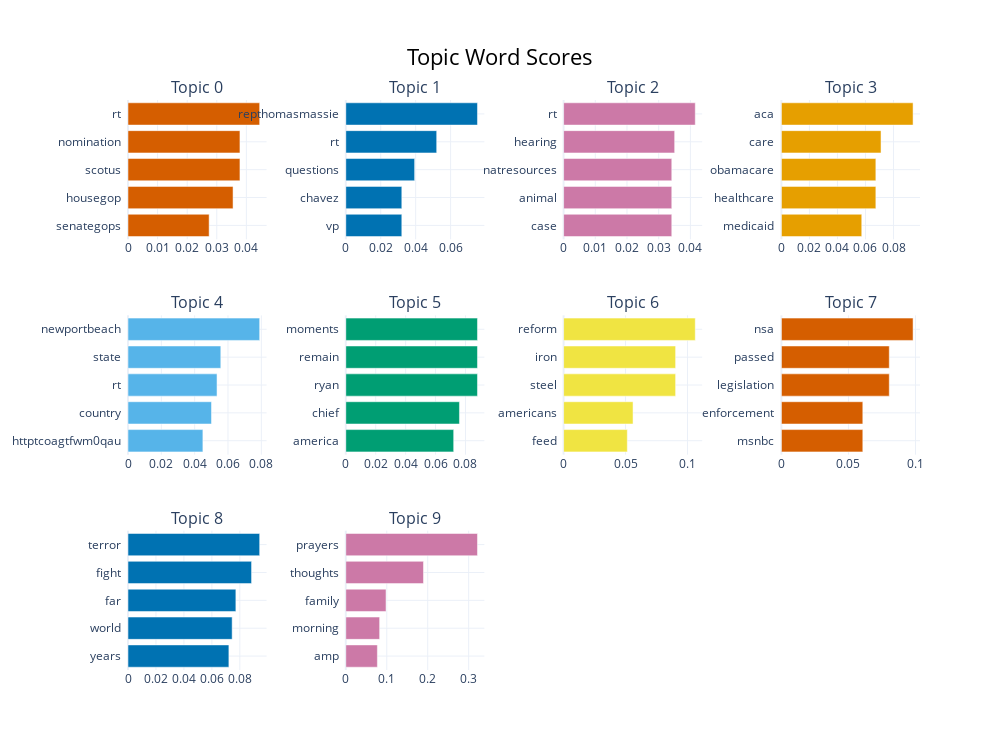

Write notebook code for a chart like this one.
### Code cell
politician_model.visualize_barchart(top_n_topics=10)

### Figure 1 — Plotly figure (JSON) as saved in the notebook; plotly's stock layout.template omitted (floating-point values rounded to 4 significant figures)
{"data": [{"marker": {"color": "#D55E00"}, "orientation": "h", "type": "bar", "x": [0.02742, 0.0355, 0.03783, 0.03783, 0.04449], "xaxis": "x", "y": ["senategops  ", "housegop  ", "scotus  ", "nomination  ", "rt  "], "yaxis": "y"}, {"marker": {"color": "#0072B2"}, "orientation": "h", "type": "bar", "x": [0.03206, 0.03206, 0.0394, 0.05203, 0.07537], "xaxis": "x2", "y": ["vp  ", "chavez  ", "questions  ", "rt  ", "repthomasmassie  "], "yaxis": "y2"}, {"marker": {"color": "#CC79A7"}, "orientation": "h", "type": "bar", "x": [0.03413, 0.03413, 0.03413, 0.03504, 0.04154], "xaxis": "x3", "y": ["case  ", "animal  ", "natresources  ", "hearing  ", "rt  "], "yaxis": "y3"}, {"marker": {"color": "#E69F00"}, "orientation": "h", "type": "bar", "x": [0.05734, 0.0674, 0.0674, 0.07109, 0.09396], "xaxis": "x4", "y": ["medicaid  ", "healthcare  ", "obamacare  ", "care  ", "aca  "], "yaxis": "y4"}, {"marker": {"color": "#56B4E9"}, "orientation": "h", "type": "bar", "x": [0.04494, 0.0501, 0.05343, 0.05569, 0.07901], "xaxis": "x5", "y": ["httptcoagtfwm0qau  ", "country  ", "rt  ", "state  ", "newportbeach  "], "yaxis": "y5"}, {"marker": {"color": "#009E73"}, "orientation": "h", "type": "bar", "x": [0.07212, 0.07598, 0.08802, 0.08802, 0.08802], "xaxis": "x6", "y": ["america  ", "chief  ", "ryan  ", "remain  ", "moments  "], "yaxis": "y6"}, {"marker": {"color": "#F0E442"}, "orientation": "h", "type": "bar", "x": [0.05142, 0.05604, 0.0904, 0.0904, 0.1063], "xaxis": "x7", "y": ["feed  ", "americans  ", "steel  ", "iron  ", "reform  "], "yaxis": "y7"}, {"marker": {"color": "#D55E00"}, "orientation": "h", "type": "bar", "x": [0.06071, 0.06071, 0.08045, 0.08045, 0.09819], "xaxis": "x8", "y": ["msnbc  ", "enforcement  ", "legislation  ", "passed  ", "nsa  "], "yaxis": "y8"}, {"marker": {"color": "#0072B2"}, "orientation": "h", "type": "bar", "x": [0.07217, 0.0745, 0.07716, 0.08838, 0.09419], "xaxis": "x9", "y": ["years  ", "world  ", "far  ", "fight  ", "terror  "], "yaxis": "y9"}, {"marker": {"color": "#CC79A7"}, "orientation": "h", "type": "bar", "x": [0.07707, 0.08263, 0.09821, 0.1896, 0.3215], "xaxis": "x10", "y": ["amp  ", "morning  ", "family  ", "thoughts  ", "prayers  "], "yaxis": "y10"}], "layout": {"annotations": [{"font": {"size": 16}, "showarrow": false, "text": "Topic 0", "x": 0.0875, "xanchor": "center", "xref": "paper", "y": 1, "yanchor": "bottom", "yref": "paper"}, {"font": {"size": 16}, "showarrow": false, "text": "Topic 1", "x": 0.3625, "xanchor": "center", "xref": "paper", "y": 1, "yanchor": "bottom", "yref": "paper"}, {"font": {"size": 16}, "showarrow": false, "text": "Topic 2", "x": 0.6375, "xanchor": "center", "xref": "paper", "y": 1, "yanchor": "bottom", "yref": "paper"}, {"font": {"size": 16}, "showarrow": false, "text": "Topic 3", "x": 0.9125, "xanchor": "center", "xref": "paper", "y": 1, "yanchor": "bottom", "yref": "paper"}, {"font": {"size": 16}, "showarrow": false, "text": "Topic 4", "x": 0.0875, "xanchor": "center", "xref": "paper", "y": 0.6222, "yanchor": "bottom", "yref": "paper"}, {"font": {"size": 16}, "showarrow": false, "text": "Topic 5", "x": 0.3625, "xanchor": "center", "xref": "paper", "y": 0.6222, "yanchor": "bottom", "yref": "paper"}, {"font": {"size": 16}, "showarrow": false, "text": "Topic 6", "x": 0.6375, "xanchor": "center", "xref": "paper", "y": 0.6222, "yanchor": "bottom", "yref": "paper"}, {"font": {"size": 16}, "showarrow": false, "text": "Topic 7", "x": 0.9125, "xanchor": "center", "xref": "paper", "y": 0.6222, "yanchor": "bottom", "yref": "paper"}, {"font": {"size": 16}, "showarrow": false, "text": "Topic 8", "x": 0.0875, "xanchor": "center", "xref": "paper", "y": 0.2444, "yanchor": "bottom", "yref": "paper"}, {"font": {"size": 16}, "showarrow": false, "text": "Topic 9", "x": 0.3625, "xanchor": "center", "xref": "paper", "y": 0.2444, "yanchor": "bottom", "yref": "paper"}], "height": 750, "hoverlabel": {"bgcolor": "white", "font": {"family": "Rockwell", "size": 16}}, "showlegend": false, "title": {"font": {"color": "Black", "size": 22}, "text": "Topic Word Scores", "x": 0.5, "xanchor": "center", "yanchor": "top"}, "width": 1000, "xaxis": {"anchor": "y", "autorange": true, "domain": [0, 0.175], "range": [0, 0.04683], "showgrid": true, "type": "linear"}, "xaxis10": {"anchor": "y10", "autorange": true, "domain": [0.275, 0.45], "range": [0, 0.3384], "showgrid": true, "type": "linear"}, "xaxis11": {"anchor": "y11", "domain": [0.55, 0.725], "showgrid": true}, "xaxis12": {"anchor": "y12", "domain": [0.825, 1], "showgrid": true}, "xaxis2": {"anchor": "y2", "autorange": true, "domain": [0.275, 0.45], "range": [0, 0.07934], "showgrid": true, "type": "linear"}, "xaxis3": {"anchor": "y3", "autorange": true, "domain": [0.55, 0.725], "range": [0, 0.04373], "showgrid": true, "type": "linear"}, "xaxis4": {"anchor": "y4", "autorange": true, "domain": [0.825, 1], "range": [0, 0.09891], "showgrid": true, "type": "linear"}, "xaxis5": {"anchor": "y5", "autorange": true, "domain": [0, 0.175], "range": [0, 0.08317], "showgrid": true, "type": "linear"}, "xaxis6": {"anchor": "y6", "autorange": true, "domain": [0.275, 0.45], "range": [0, 0.09266], "showgrid": true, "type": "linear"}, "xaxis7": {"anchor": "y7", "autorange": true, "domain": [0.55, 0.725], "range": [0, 0.1119], "showgrid": true, "type": "linear"}, "xaxis8": {"anchor": "y8", "autorange": true, "domain": [0.825, 1], "range": [0, 0.1034], "showgrid": true, "type": "linear"}, "xaxis9": {"anchor": "y9", "autorange": true, "domain": [0, 0.175], "range": [0, 0.09914], "showgrid": true, "type": "linear"}, "yaxis": {"anchor": "x", "autorange": true, "domain": [0.7556, 1], "range": [-0.5, 4.5], "showgrid": true, "type": "category"}, "yaxis10": {"anchor": "x10", "autorange": true, "domain": [0, 0.2444], "range": [-0.5, 4.5], "showgrid": true, "type": "category"}, "yaxis11": {"anchor": "x11", "domain": [0, 0.2444], "showgrid": true}, "yaxis12": {"anchor": "x12", "domain": [0, 0.2444], "showgrid": true}, "yaxis2": {"anchor": "x2", "autorange": true, "domain": [0.7556, 1], "range": [-0.5, 4.5], "showgrid": true, "type": "category"}, "yaxis3": {"anchor": "x3", "autorange": true, "domain": [0.7556, 1], "range": [-0.5, 4.5], "showgrid": true, "type": "category"}, "yaxis4": {"anchor": "x4", "autorange": true, "domain": [0.7556, 1], "range": [-0.5, 4.5], "showgrid": true, "type": "category"}, "yaxis5": {"anchor": "x5", "autorange": true, "domain": [0.3778, 0.6222], "range": [-0.5, 4.5], "showgrid": true, "type": "category"}, "yaxis6": {"anchor": "x6", "autorange": true, "domain": [0.3778, 0.6222], "range": [-0.5, 4.5], "showgrid": true, "type": "category"}, "yaxis7": {"anchor": "x7", "autorange": true, "domain": [0.3778, 0.6222], "range": [-0.5, 4.5], "showgrid": true, "type": "category"}, "yaxis8": {"anchor": "x8", "autorange": true, "domain": [0.3778, 0.6222], "range": [-0.5, 4.5], "showgrid": true, "type": "category"}, "yaxis9": {"anchor": "x9", "autorange": true, "domain": [0, 0.2444], "range": [-0.5, 4.5], "showgrid": true, "type": "category"}}}
